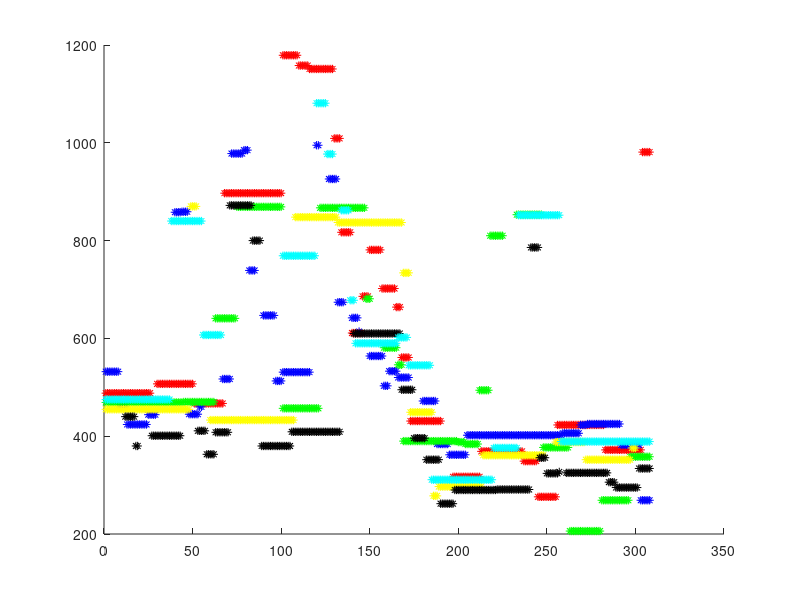

The MATLAB source for this figure: (Note: this script raises an error after producing the figure.)
clear all; close all;

%% Load gaze samples

fname = csvread('waterfront_new.csv');
%im = imread('waterfront_001.jpg');
%figure, imshow(im);

%% Plot of visualizations
clr1 = 'r*'; clr2 = 'b*'; clr3 = 'g*'; clr4 = 'y*'; clr5 = 'k*'; clr6 = 'c*';
clr = [clr1;clr2;clr3;clr4;clr5;clr6];
figure, hold on;
for i=1:6
plot(find(fname(:,i)~=0),fname((fname(:,i)~=0),i),strcat(clr(i),'*'));
end
%hold off;

%% Represent curve

[total_frames users] = size(fname);
a = 1; b = total_frames;

rng = round(1:b/4:b-1);
T_frames1 = [];
T_frames1 = [T_frames1 randi([rng(1) rng(2)],1)];
T_frames1 = [T_frames1 randi([rng(2) rng(3)],1)];
T_frames1 = [T_frames1 randi([rng(3) rng(4)],1)];
T_frames1 = [T_frames1 randi([rng(4) b-1],1)];

T_frames2 = [];
T_frames2 = [T_frames2 randi([rng(1) rng(2)],1)];
T_frames2 = [T_frames2 randi([rng(2) rng(3)],1)];
T_frames2 = [T_frames2 randi([rng(3) rng(4)],1)];
T_frames2 = [T_frames2 randi([rng(4) b-1],1)];

T_data1 = [];

for i=1:4
    
    user_no = randperm(users,1);
    data = fname(T_frames1(i),user_no);
    
    
    while data == 0
        user_no = randperm(users,1);
        data = fname(T_frames1(i),user_no);
    end
    
    T_data1 = [T_data1 data]; % rand selection of one point from each of the T_frames correspondingly
end

%% alp,bet,lam,mu
params1 = [450,850,110,200];
params2 = [850,300,120,200];

%% Constraints
% a - lam <= 0
% lam - mu <= K=40
% mu <= b
% (1 + 720/2)= 361 <= alp , bet <= (1280 - 720/2) = 920

A = [0 0 -1 0; 0 0 1 -1; 0 0 0 1];
D = [-a; 40; b];
LB = zeros(4,1); UB = zeros(4,1);

LB(1) = 361; LB(2) = 362; LB(3) = 1; LB(4) = 1;
UB(1) = 920; UB(2) = 920; UB(3) = b; UB(4) = b;

%%%%%%%%%%%%%%%%%%%%%%%%%%%%%%%%%%
T_data1 = vec2mat(T_data1,1); 
params1 = vec2mat(params1,1); 
T_frames1 = vec2mat(T_frames1,1);  

%[total_err1,Q1] = err_fun(params1,T_frames1);
%plot(T_frames1,Q1);
%[total_err2,Q2] = err_fun(params2,T_frames2);
%plot(T_frames2,Q2);

%% Minimization 

f1 = @(params1)err_fun(params1,T_frames1);
[fparams1 ferr1] = fmincon(f1,params1,A,D,[],[],LB,UB);


